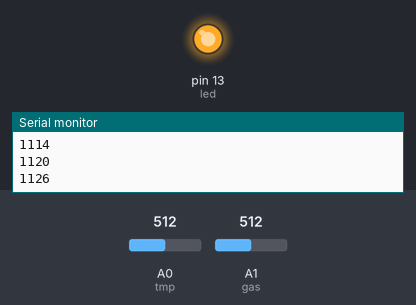
Simulated run of this sketch. Board: Arduino Uno, built with avr-gcc and run on an emulated ATmega328P. On the bench: output pins drawn as LEDs (lit = HIGH), the last lines printed to the serial monitor. The inputs (shaded band) are chosen by the test bench; at power-on: A0 (tmp) = 512, A1 (gas) = 512.

Above: at 1.2 s.
1.3 s: A0 (tmp) set to 244
2.8 s: A0 (tmp) set to 219
At 3.4 s:
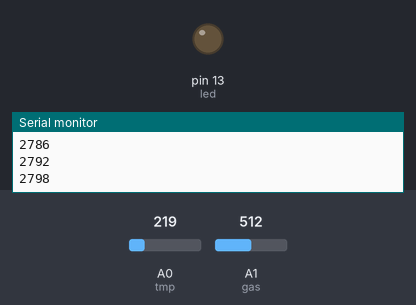
4.3 s: A0 (tmp) set to 306
At 5.5 s:
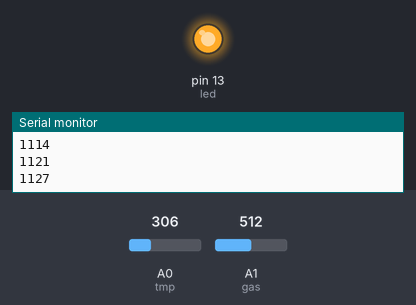
5.8 s: A0 (tmp) set to 122
At 6.8 s:
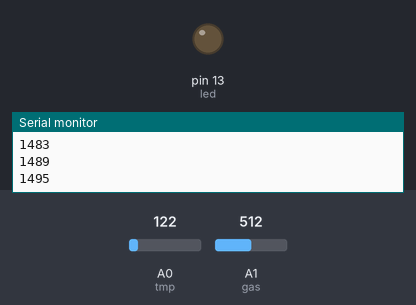
Timing chart, 0 to 8.3 s (numbered marks = the images above; inputs shaded):
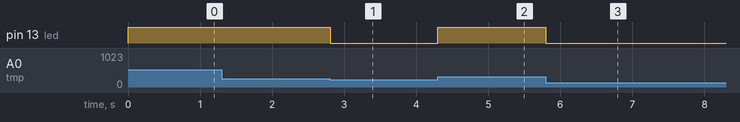

The sketch:

FireAlarm.ino
```cpp
int led = 13;
int tmp = A0;
int gas = A1;
int motor = 10;
double temp_input;
int gas_input;
long previousmils = 0;
long currentmils = 0;

void setup() {
  // put your setup code here, to run once:
  Serial.begin(9600);
  pinMode(led, OUTPUT);
  pinMode(tmp, INPUT);
  pinMode(gas, INPUT);
}

void loop() {
  // put your main code here, to run repeatedly:
  temp_input = (double)analogRead(tmp) / 1024;
  temp_input = ((temp_input*5) - 0.5) * 100.0;
  gas_input = analogRead(gas);
  //Serial.println(temp_input);

  currentmils = millis();
  if ((temp_input > 60) || (gas_input > 2000)){

    Serial.println(currentmils - previousmils);

    digitalWrite(led, HIGH);
    if ((temp_input > 65) || (gas_input > 2200)){
      if ((currentmils - previousmils) <= 6000){
        digitalWrite(motor, HIGH);

      }
    }
    else{
      digitalWrite(motor, LOW);
    }
  }
  else{
    previousmils = currentmils;
    digitalWrite(led, LOW);
  }
}
```

Measured:
- the behaviour switches between 226 and 225 on A0 (tmp) (found by bisection; images 0 and 1)
- after the input at 2.8 s, pin 13 (led): HIGH → LOW at once
- after the input at 4.3 s, pin 13 (led): LOW → HIGH at once
- after the input at 5.8 s, pin 13 (led): HIGH → LOW at once
